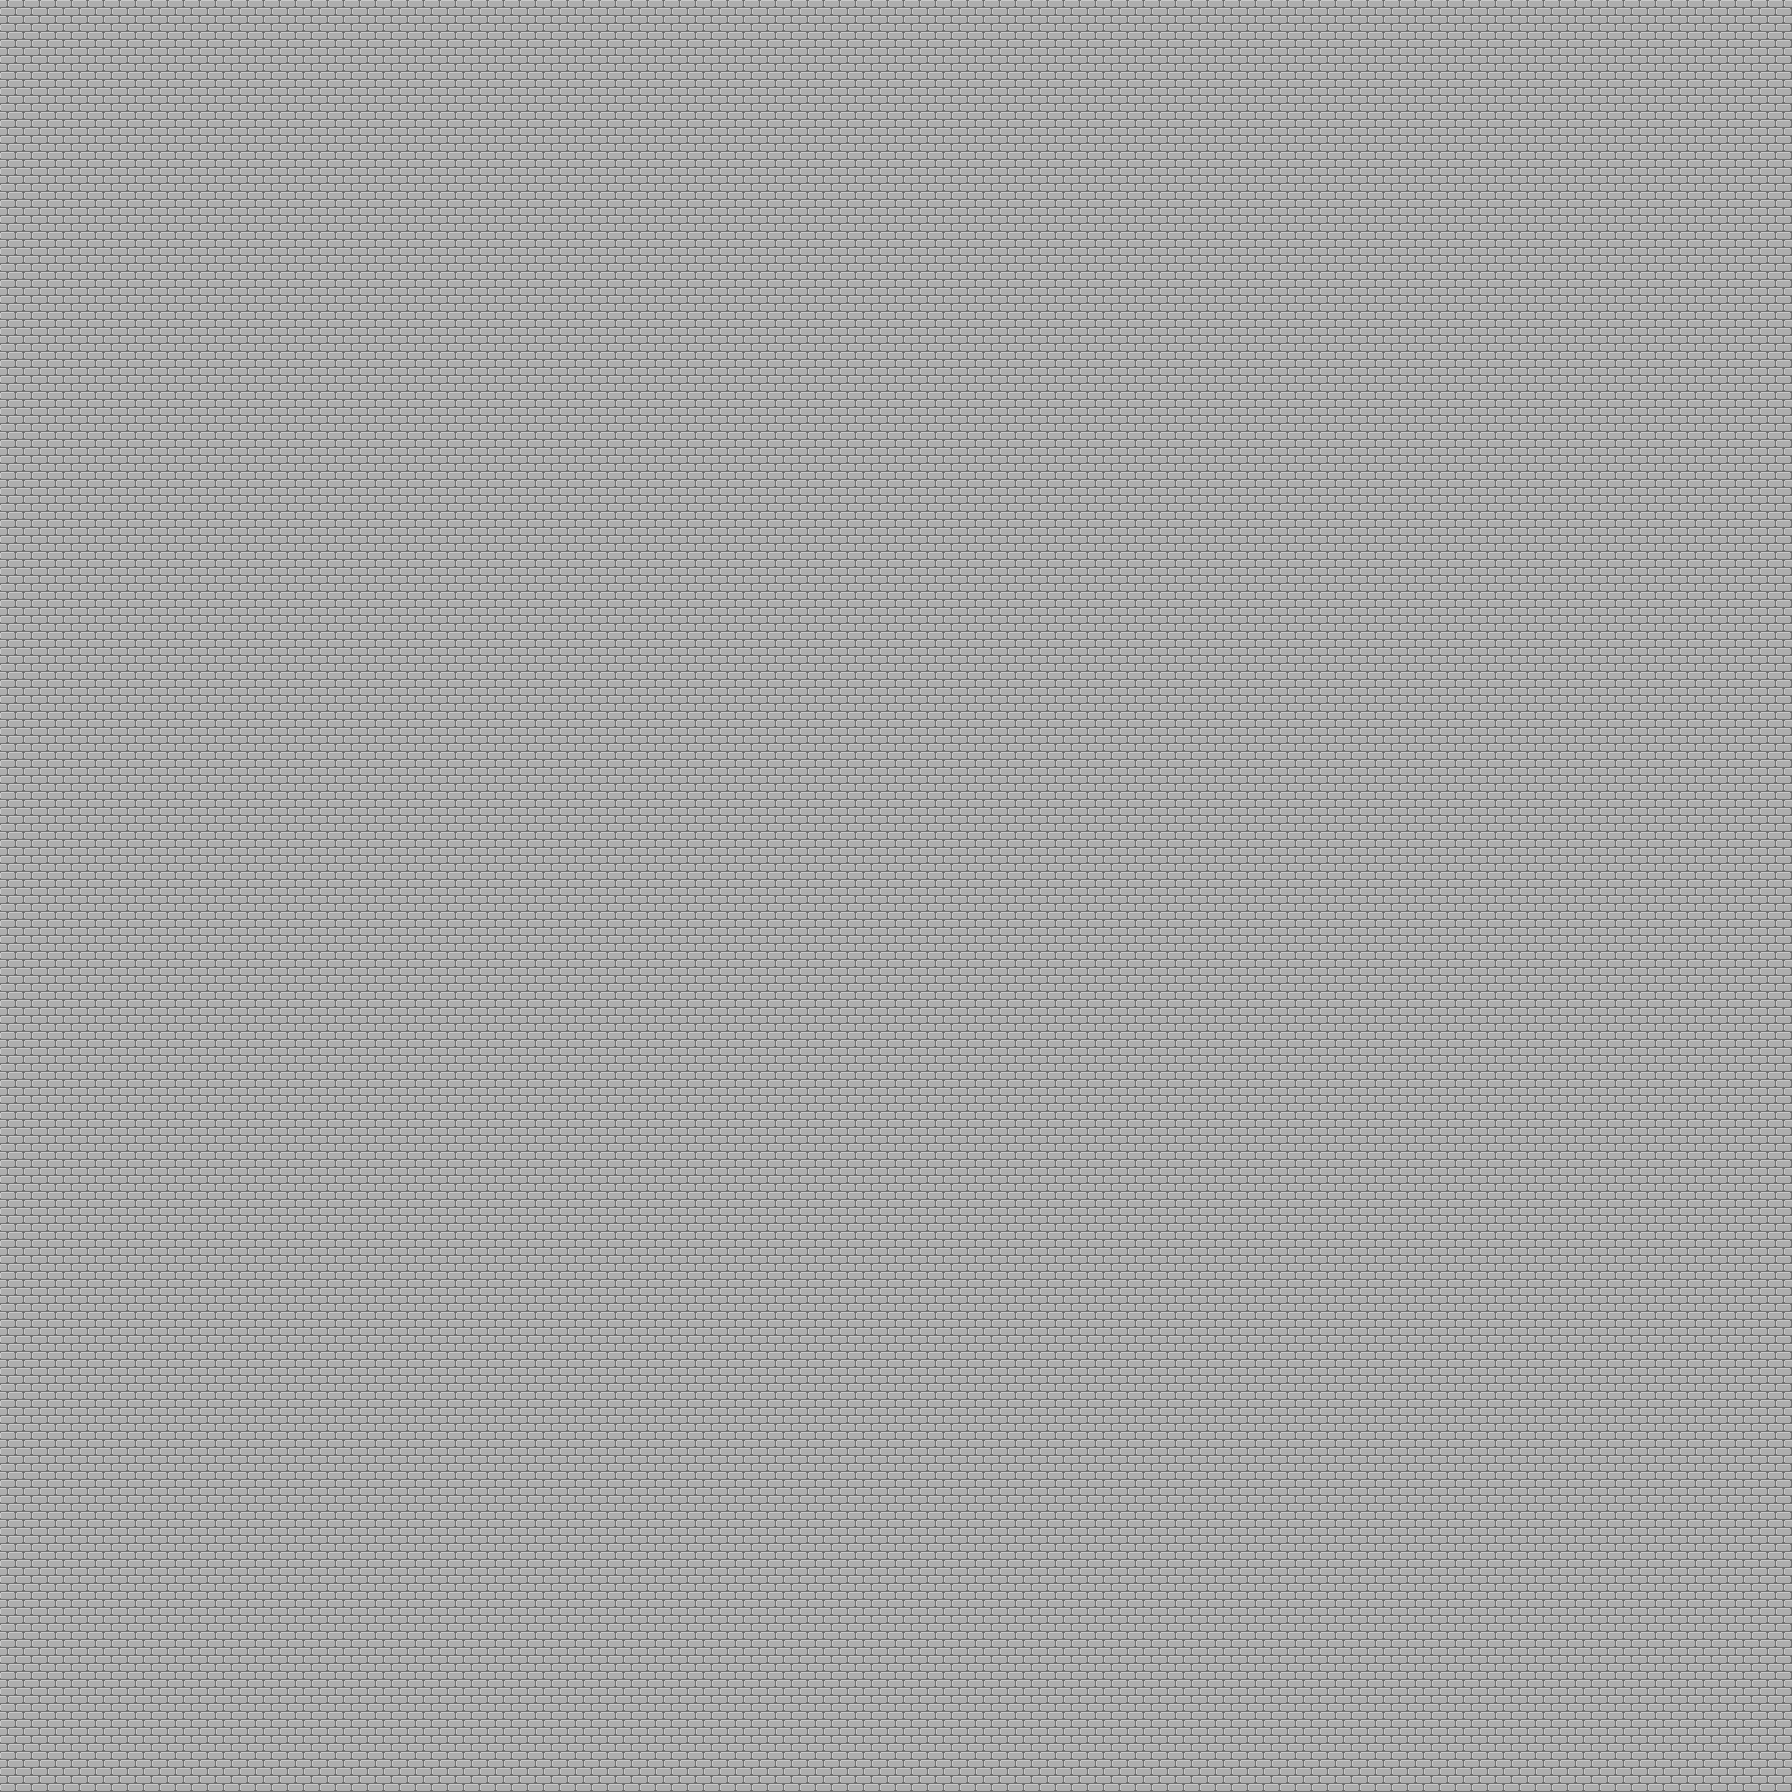

This game map was drawn from its Tiled (.tmx) file and the tilesets committed beside it. A one-line description and the trimmed map source follow:
An orthogonal 56x56 tile map with 32x32 px tiles, 3 tile layers (background, objects, fringe).

<map version="1.0" tiledversion="1.1.3" orientation="orthogonal" renderorder="right-down" width="56" height="56" tilewidth="32" tileheight="32" infinite="0" nextobjectid="9">
 <tileset firstgid="1" name="tileset" tilewidth="32" tileheight="32" tilecount="64" columns="8">
  <image source="tileset.png" width="256" height="256" />
 </tileset>
 <layer name="background" width="56" height="56">
  <data>[3136 cells, 3136 non-empty, 1 distinct tile ids]</data>
 </layer>
 <layer name="objects" width="56" height="56">
  <data>[3136 cells, 0 non-empty, 0 distinct tile ids]</data>
 </layer>
 <objectgroup name="collisionActors" />
 <objectgroup name="collisionEvents" />
 <layer name="fringe" width="56" height="56">
  <data>[3136 cells, 0 non-empty, 0 distinct tile ids]</data>
 </layer>
</map>
